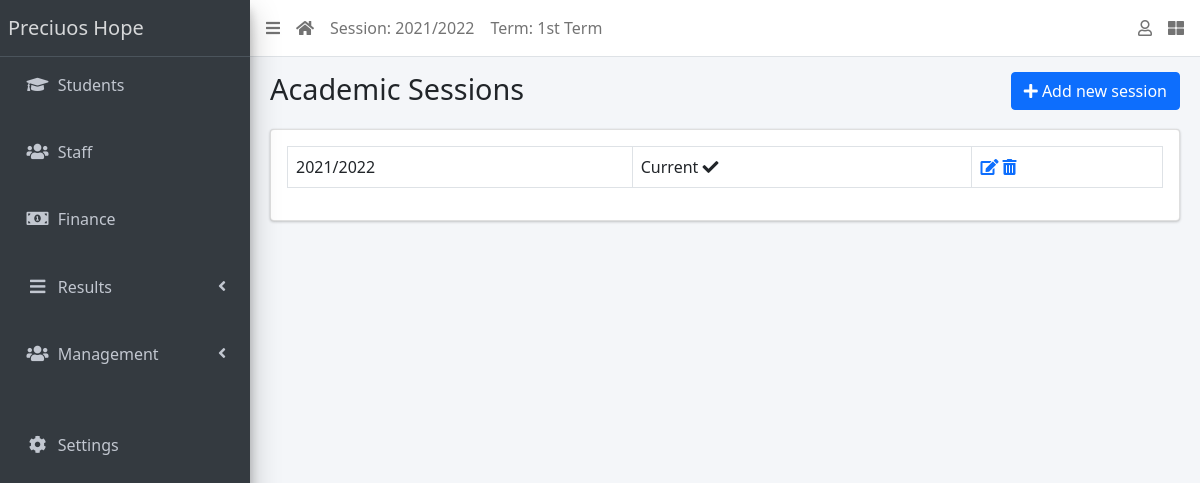
/session/list/ (signed in), run on the app's committed database.
### apps/management/models.py (models this page shows, shortened)
class AcademicSession(models.Model):
    name = models.CharField(max_length=200, unique=True)
    current = models.BooleanField(default=True)
    created_by = models.ForeignKey(settings.AUTH_USER_MODEL, on_delete=models.DO_NOTHING, null=True)
    class Meta:
        ordering = ['name']
    def __str__(self):
        return self.name

class AcademicTerm(models.Model):
    name = models.CharField(max_length=20, unique=True)
    guide = models.ForeignKey(Staff, on_delete=models.CASCADE, null=True, default=None)
    current = models.BooleanField(default=True)
    created_by = models.ForeignKey(settings.AUTH_USER_MODEL, on_delete=models.DO_NOTHING, null=True)
    class Meta:
        ordering = ['name']

class SiteConfig(models.Model):
    key = models.SlugField()
    value = models.CharField(max_length=250)

### apps/management/views.py (the view)
# urls.py: path("session/list/", SessionListView.as_view(), name="sessions"),
class SessionListView(LoginRequiredMixin, SuccessMessageMixin, ListView):
    model = AcademicSession
    template_name = "management/session_list.html"
    def get_context_data(self, **kwargs):
        context = super().get_context_data(**kwargs)
        context["form"] = AcademicSessionForm()
        return context

### apps/management/context_processors.py (called while the page is built)
def site_defaults(request):
    current_session = AcademicSession.objects.get(current=True)
    current_term = AcademicTerm.objects.get(current=True)
    vals = SiteConfig.objects.all()
    context = {
        'current_session': current_session.name,
        'current_term': current_term.name
    }
    for val in vals:
        context[val.key] = val.value
    return context

### apps/management/templates/management/session_list.html (shortened to what this page needs)
{% extends 'base.html' %}
{% load widget_tweaks %}
{% block title %}
Academic Sessions
{% endblock title %}
{% block breadcrumb %}
  <a class="btn btn-primary" href="#" data-toggle="modal" data-target="#modal1">
    <i class="fa fa-plus"></i>
    Add new session
  </a>
{% endblock breadcrumb %}
{% block content %}
  <div class="row">
    <div class="col-sm-12">
        <table class="table table-bordered">
          <tbody>
            {% for object in object_list %}
            <tr>
              <td>{{ object }}</td>
              <td>
                {% if object.current == True %}
                  Current <i class="fa fa-check"></i>
                {% endif %}
              </td>
              <td><a href="{% url 'session-update' object.id %}"><i
                    class="fa fa-edit"></i></a> <a
                  href="{% url 'session-delete' object.id %}"><i
                    class="fa fa-trash-alt"></i></a></td>
            </tr>
            {% endfor %}
          </tbody>
        </table>
    </div>
  </div>
{% endblock content %}

### templates/base.html (shortened to what this page needs)
{% load static %}
<!DOCTYPE html>
<html lang="en">
<head>
  <link rel="stylesheet" href="{% static 'plugins/fontawesome-free/css/all.min.css' %}">
  <link rel="stylesheet" href="{% static 'plugins/toastr/toastr.min.css' %}">
  <link rel="stylesheet"
    href="{% static 'plugins/overlayScrollbars/css/OverlayScrollbars.min.css' %}">
  <link rel="stylesheet" href="{% static 'plugins/Datatables/datatables.min.css' %}" />
  <link rel="stylesheet" href="{% static 'dist/css/adminlte.min.css' %}">
  <link href="https://cdn.jsdelivr.net/npm/bootstrap@5.1.1/dist/css/bootstrap.min.css" rel="stylesheet">
</head>
<body
  class="hold-transition sidebar-mini layout-fixed layout-navbar-fixed layout-footer-fixed">
  <div class="wrapper">
    <nav class="main-header navbar navbar-expand navbar-white navbar-light">
      <ul class="navbar-nav">
        <li class="nav-item">
          <a class="nav-link" data-widget="pushmenu" href="#" role="button"><i
              class="fas fa-bars"></i></a>
        </li>
        <li class="nav-item d-none d-sm-inline-block">
          <a href="{% url 'home' %} " class="nav-link"><i class="fa fa-home"></i></a>
        </li>
        <li class="nav-item d-none d-sm-inline-block">
          <a href="{% url 'current-session' %}" class="nav-link">Session: {{ current_session }}</a>
        </li>
        <li class="nav-item d-none d-sm-inline-block">
          <a href="{% url 'current-session' %}" class="nav-link">Term: {{ current_term }}</a>
        </li>
      </ul>
      <ul class="navbar-nav ml-auto">
        <li class="nav-item dropdown">
          <a class="nav-link" data-toggle="dropdown" href="#">
            <i class="far fa-user"></i>
          </a>
        </li>
        <li class="nav-item">
          <a class="nav-link" data-widget="control-sidebar" data-slide="true"
            href="#" role="button"><i class="fas fa-th-large"></i></a>
        </li>
      </ul>
    </nav>
    <aside class="main-sidebar sidebar-dark-primary elevation-4">
      <a href="{% url 'home' %}" class="brand-link">{{ school_name | default:"School" }}</a>
      <div class="sidebar">
        <nav class="mt-2">
          <ul class="nav nav-pills nav-sidebar flex-column"
            data-widget="treeview" role="menu" data-accordion="false">
            <li class="nav-item">
              <a href="{% url 'student-list' %}" class="nav-link">
                <i class="nav-icon fas fa-graduation-cap"></i>
                <p>
                  Students
                </p>
              </a>
            </li>
            <br>
            <li class="nav-item">
              <a href="{% url 'staff-list' %}" class="nav-link">
                <i class="nav-icon fas fa-users"></i>
                <p>
                  Staff
                </p>
              </a>
            </li>
            <br>
            <li class="nav-item">
              <a href="{% url 'invoice-list' %}" class="nav-link">
                <i class="nav-icon fas fa-money-bill-alt"></i>
                <p>
                  Finance
                </p>
              </a>
            </li>
            <br>
            <li class="nav-item has-treeview">
              <a href="#" class="nav-link">
                <i class="nav-icon fas fa-bars"></i>
                <p>
                  Results
                  <i class="fas fa-angle-left right"></i>
                </p>
              </a>
            </li>
            <br>
            <li class="nav-item has-treeview">
              <a href="#" class="nav-link">
                <i class="nav-icon fas fa-users"></i>
                <p>
                  Management
                  <i class="fas fa-angle-left right"></i>
                </p>
              </a>
            </li>
            <br>
            <br>
            <li class="nav-item">
              <a href="{% url 'configs' %}" class="nav-link">
                <i class="nav-icon fas fa-cog"></i>
                <p>
                  Settings
                </p>
              </a>
            </li>
          </ul>
        </nav>
      </div>
    </aside>
    <div class="content-wrapper">
      <section class="content-header">
        <div class="container-fluid">
          <div class="row mb-1">
            <div class="col-sm-8">
              <h1>{% block title %}{% endblock title %}</h1>
            </div>
            <div class="col-sm-4">
              <ol class="breadcrumb float-sm-right">
                <li class="breadcrumb-item">{% block breadcrumb %}{% endblock breadcrumb %}</li>
              </ol>
            </div>
          </div>
        </div>
      </section>
      <section class="content">
        <div class="container-fluid">
          <div class="row">
            <div class="col-md-12">
              {% block fullcard %}
              <div class="card">
                <div class="card-body">
                  <div class="row">
                    <div class="col">
                      {% block content %}
                      {% endblock content %}
                    </div>
                  </div>
                </div>
              </div>
              {% endblock fullcard %}
            </div>
          </div>
        </div>
      </section>
    </div>
  </div>
</body>
</html>

### data on the page
AcademicSession: name "2021/2022", current "Current"
AcademicTerm: name "1st Term"
SiteConfig: value "Preciuos Hope"
